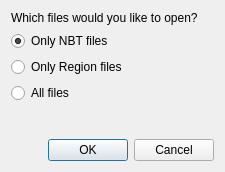
<?xml version="1.0" encoding="UTF-8"?>
<ui version="4.0">
 <class>OpenDirectoryTypeDialog</class>
 <widget class="QDialog" name="OpenDirectoryTypeDialog">
  <property name="geometry">
   <rect>
    <x>0</x>
    <y>0</y>
    <width>225</width>
    <height>172</height>
   </rect>
  </property>
  <property name="windowTitle">
   <string>Open Directory</string>
  </property>
  <layout class="QVBoxLayout" name="verticalLayout">
   <item>
    <widget class="QLabel" name="label">
     <property name="text">
      <string>Which files would you like to open?</string>
     </property>
    </widget>
   </item>
   <item>
    <widget class="QRadioButton" name="radNBTFiles">
     <property name="text">
      <string>Only NBT files</string>
     </property>
     <property name="checked">
      <bool>true</bool>
     </property>
    </widget>
   </item>
   <item>
    <widget class="QRadioButton" name="radRegionFiles">
     <property name="text">
      <string>Only Region files</string>
     </property>
    </widget>
   </item>
   <item>
    <widget class="QRadioButton" name="radAllFiles">
     <property name="text">
      <string>All files</string>
     </property>
    </widget>
   </item>
   <item>
    <spacer name="verticalSpacer">
     <property name="orientation">
      <enum>Qt::Orientation::Vertical</enum>
     </property>
     <property name="sizeHint" stdset="0">
      <size>
       <width>20</width>
       <height>40</height>
      </size>
     </property>
    </spacer>
   </item>
   <item>
    <widget class="QDialogButtonBox" name="buttonBox">
     <property name="orientation">
      <enum>Qt::Orientation::Horizontal</enum>
     </property>
     <property name="standardButtons">
      <set>QDialogButtonBox::StandardButton::Cancel|QDialogButtonBox::StandardButton::Ok</set>
     </property>
    </widget>
   </item>
  </layout>
 </widget>
 <resources/>
 <connections>
  <connection>
   <sender>buttonBox</sender>
   <signal>accepted()</signal>
   <receiver>OpenDirectoryTypeDialog</receiver>
   <slot>accept()</slot>
   <hints>
    <hint type="sourcelabel">
     <x>248</x>
     <y>254</y>
    </hint>
    <hint type="destinationlabel">
     <x>157</x>
     <y>274</y>
    </hint>
   </hints>
  </connection>
  <connection>
   <sender>buttonBox</sender>
   <signal>rejected()</signal>
   <receiver>OpenDirectoryTypeDialog</receiver>
   <slot>reject()</slot>
   <hints>
    <hint type="sourcelabel">
     <x>316</x>
     <y>260</y>
    </hint>
    <hint type="destinationlabel">
     <x>286</x>
     <y>274</y>
    </hint>
   </hints>
  </connection>
 </connections>
</ui>
